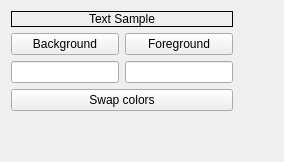
            <widget class="QWidget" name="tabColorPicker">
             <attribute name="title">
              <string>ColorPicker</string>
             </attribute>
             <layout class="QGridLayout" name="gridLayout_9">
              <item row="1" column="2">
               <spacer name="horizontalSpacer">
                <property name="orientation">
                 <enum>Qt::Horizontal</enum>
                </property>
                <property name="sizeHint" stdset="0">
                 <size>
                  <width>40</width>
                  <height>20</height>
                 </size>
                </property>
               </spacer>
              </item>
              <item row="0" column="0" colspan="2">
               <widget class="QLabel" name="lblColorPickerSample">
                <property name="frameShape">
                 <enum>QFrame::Box</enum>
                </property>
                <property name="text">
                 <string>Text Sample</string>
                </property>
                <property name="alignment">
                 <set>Qt::AlignCenter</set>
                </property>
               </widget>
              </item>
              <item row="4" column="0">
               <spacer name="verticalSpacer">
                <property name="orientation">
                 <enum>Qt::Vertical</enum>
                </property>
                <property name="sizeHint" stdset="0">
                 <size>
                  <width>20</width>
                  <height>40</height>
                 </size>
                </property>
               </spacer>
              </item>
              <item row="1" column="1">
               <widget class="QPushButton" name="btnForegroundColor">
                <property name="text">
                 <string>Foreground</string>
                </property>
               </widget>
              </item>
              <item row="2" column="0">
               <widget class="QLineEdit" name="txtBackgroundColor">
                <property name="enabled">
                 <bool>true</bool>
                </property>
                <property name="alignment">
                 <set>Qt::AlignCenter</set>
                </property>
                <property name="readOnly">
                 <bool>true</bool>
                </property>
               </widget>
              </item>
              <item row="2" column="1">
               <widget class="QLineEdit" name="txtForegroundColor">
                <property name="enabled">
                 <bool>true</bool>
                </property>
                <property name="alignment">
                 <set>Qt::AlignCenter</set>
                </property>
                <property name="readOnly">
                 <bool>true</bool>
                </property>
               </widget>
              </item>
              <item row="1" column="0">
               <widget class="QPushButton" name="btnBackgroundColor">
                <property name="text">
                 <string>Background</string>
                </property>
               </widget>
              </item>
              <item row="3" column="0" colspan="2">
               <widget class="QPushButton" name="btnSwapColors">
                <property name="text">
                 <string>Swap colors</string>
                </property>
               </widget>
              </item>
             </layout>
            </widget>
